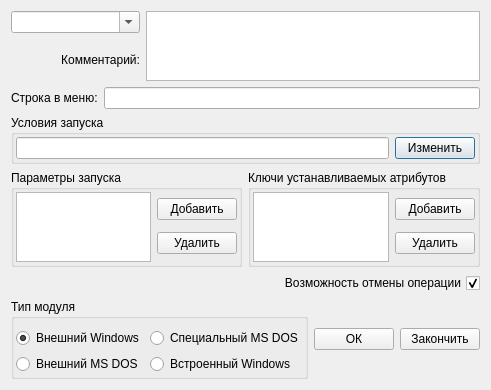
<?xml version="1.0" encoding="UTF-8"?>
<ui version="4.0">
 <class>NewModDialog</class>
 <widget class="QDialog" name="NewModDialog">
  <property name="geometry">
   <rect>
    <x>0</x>
    <y>0</y>
    <width>460</width>
    <height>366</height>
   </rect>
  </property>
  <property name="windowTitle">
   <string>Программный модуль</string>
  </property>
  <layout class="QVBoxLayout" name="verticalLayout_2">
   <item>
    <layout class="QHBoxLayout" name="horizontalLayout">
     <item>
      <layout class="QVBoxLayout" name="verticalLayout">
       <item>
        <widget class="QComboBox" name="m_ListDir">
         <property name="editable">
          <bool>true</bool>
         </property>
        </widget>
       </item>
       <item>
        <widget class="QLabel" name="label">
         <property name="layoutDirection">
          <enum>Qt::LeftToRight</enum>
         </property>
         <property name="text">
          <string>               Комментарий:</string>
         </property>
         <property name="alignment">
          <set>Qt::AlignRight|Qt::AlignTrailing|Qt::AlignVCenter</set>
         </property>
        </widget>
       </item>
      </layout>
     </item>
     <item>
      <widget class="QTextEdit" name="textEdit"/>
     </item>
    </layout>
   </item>
   <item>
    <layout class="QHBoxLayout" name="horizontalLayout_2">
     <item>
      <widget class="QLabel" name="labelMenuLine">
       <property name="text">
        <string>Строка в меню:</string>
       </property>
      </widget>
     </item>
     <item>
      <widget class="QLineEdit" name="lineMenu"/>
     </item>
    </layout>
   </item>
   <item>
    <widget class="QGroupBox" name="groupBox">
     <property name="title">
      <string>Условия запуска</string>
     </property>
     <layout class="QHBoxLayout" name="horizontalLayout_4">
      <property name="leftMargin">
       <number>2</number>
      </property>
      <property name="topMargin">
       <number>2</number>
      </property>
      <property name="rightMargin">
       <number>2</number>
      </property>
      <property name="bottomMargin">
       <number>2</number>
      </property>
      <item>
       <widget class="QLineEdit" name="lineLaunchConditions"/>
      </item>
      <item>
       <widget class="QPushButton" name="changeButton">
        <property name="text">
         <string>Изменить</string>
        </property>
       </widget>
      </item>
     </layout>
    </widget>
   </item>
   <item>
    <layout class="QHBoxLayout" name="horizontalLayout_3">
     <item>
      <widget class="QGroupBox" name="groupBox_4">
       <property name="title">
        <string>Параметры запуска</string>
       </property>
       <layout class="QHBoxLayout" name="horizontalLayout_8">
        <property name="leftMargin">
         <number>2</number>
        </property>
        <property name="topMargin">
         <number>2</number>
        </property>
        <property name="rightMargin">
         <number>2</number>
        </property>
        <property name="bottomMargin">
         <number>2</number>
        </property>
        <item>
         <widget class="QListWidget" name="listLaunchParams"/>
        </item>
        <item>
         <layout class="QVBoxLayout" name="verticalLayout_5">
          <item>
           <widget class="QPushButton" name="addButton">
            <property name="text">
             <string>Добавить</string>
            </property>
           </widget>
          </item>
          <item>
           <widget class="QPushButton" name="deleteButton">
            <property name="text">
             <string>Удалить</string>
            </property>
           </widget>
          </item>
         </layout>
        </item>
       </layout>
      </widget>
     </item>
     <item>
      <widget class="QGroupBox" name="groupBox_7">
       <property name="title">
        <string>Ключи устанавливаемых атрибутов</string>
       </property>
       <layout class="QHBoxLayout" name="horizontalLayout_16">
        <property name="leftMargin">
         <number>2</number>
        </property>
        <property name="topMargin">
         <number>2</number>
        </property>
        <property name="rightMargin">
         <number>2</number>
        </property>
        <property name="bottomMargin">
         <number>2</number>
        </property>
        <item>
         <widget class="QListWidget" name="listAttrKeys"/>
        </item>
        <item>
         <layout class="QVBoxLayout" name="verticalLayout_6">
          <item>
           <widget class="QPushButton" name="addButton2">
            <property name="text">
             <string>Добавить</string>
            </property>
           </widget>
          </item>
          <item>
           <widget class="QPushButton" name="deleteButton2">
            <property name="text">
             <string>Удалить</string>
            </property>
           </widget>
          </item>
         </layout>
        </item>
       </layout>
      </widget>
     </item>
    </layout>
   </item>
   <item>
    <widget class="QCheckBox" name="checkBox">
     <property name="acceptDrops">
      <bool>false</bool>
     </property>
     <property name="layoutDirection">
      <enum>Qt::RightToLeft</enum>
     </property>
     <property name="autoFillBackground">
      <bool>false</bool>
     </property>
     <property name="text">
      <string>Возможность отмены операции</string>
     </property>
     <property name="checked">
      <bool>true</bool>
     </property>
    </widget>
   </item>
   <item>
    <layout class="QHBoxLayout" name="horizontalLayout_5">
     <item>
      <widget class="QGroupBox" name="groupBox_2">
       <property name="title">
        <string>Тип модуля</string>
       </property>
       <layout class="QHBoxLayout" name="horizontalLayout_17">
        <property name="leftMargin">
         <number>2</number>
        </property>
        <property name="rightMargin">
         <number>2</number>
        </property>
        <property name="bottomMargin">
         <number>2</number>
        </property>
        <item>
         <layout class="QVBoxLayout" name="verticalLayout_3">
          <item>
           <widget class="QRadioButton" name="radioExternalWindows">
            <property name="text">
             <string>Внешний Windows</string>
            </property>
            <property name="checked">
             <bool>true</bool>
            </property>
           </widget>
          </item>
          <item>
           <widget class="QRadioButton" name="radioExternalMSDOS">
            <property name="text">
             <string>Внешний MS DOS</string>
            </property>
           </widget>
          </item>
         </layout>
        </item>
        <item>
         <layout class="QVBoxLayout" name="verticalLayout_4">
          <item>
           <widget class="QRadioButton" name="radioSpecMSDOS">
            <property name="text">
             <string>Специальный MS DOS</string>
            </property>
           </widget>
          </item>
          <item>
           <widget class="QRadioButton" name="radioEmbeddedWindows">
            <property name="text">
             <string>Встроенный Windows</string>
            </property>
           </widget>
          </item>
         </layout>
        </item>
       </layout>
      </widget>
     </item>
     <item>
      <spacer name="horizontalSpacer">
       <property name="orientation">
        <enum>Qt::Horizontal</enum>
       </property>
       <property name="sizeHint" stdset="0">
        <size>
         <width>13</width>
         <height>65</height>
        </size>
       </property>
      </spacer>
     </item>
     <item>
      <widget class="QPushButton" name="okButton">
       <property name="text">
        <string>ОК</string>
       </property>
      </widget>
     </item>
     <item>
      <widget class="QPushButton" name="exitButton">
       <property name="text">
        <string>Закончить</string>
       </property>
      </widget>
     </item>
    </layout>
   </item>
  </layout>
 </widget>
 <resources/>
 <connections/>
</ui>
